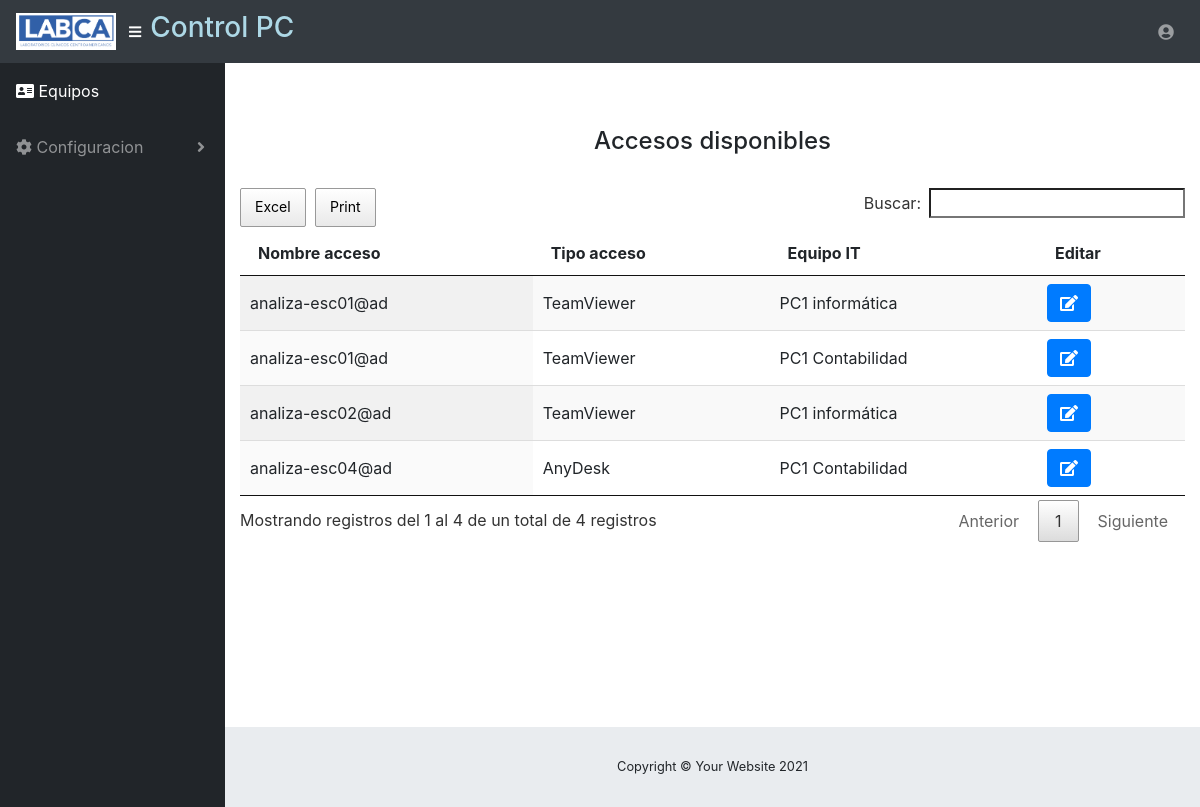
The app's page /equipos/accesoRemoto (signed in) with its own data.
### core/models.py (models this page shows)
class AccesoRemoto(models.Model):
    tipoAccesoChoice=(
        ('acceso1','TeamViewer'),
        ('acceso2','AnyDesk'),
        ('acceso3','Otro')
    )
    idAccesoRemoto=models.AutoField(primary_key=True, verbose_name="Codigo acceso remoto")
    nombreAcceso=models.CharField(max_length=30, verbose_name="Nombre Acceso")
    clave=models.CharField(max_length=30, verbose_name="Clave acceso", default="-")
    observacion=models.TextField(verbose_name="Observacion")
    tipoAcceso=models.CharField(max_length=30, choices=tipoAccesoChoice, verbose_name="Tipo Acceso")
    idEquipoIt=models.ForeignKey(EquipoIT, verbose_name="Equipo IT", on_delete=models.SET_NULL, blank=True, null=True)
    def get_acceso(self):
        return '{}'.format(self.get_tipoAcceso_display())

class EquipoIT(models.Model):
    idEquipoIt=models.AutoField(primary_key=True, verbose_name="Codigo Equipo IT")
    tipoEquipo=models.ForeignKey(TipoEquipo, verbose_name="Tipo equipo", on_delete=models.SET_NULL, blank=True, null=True)
    marca=models.ForeignKey(Marca, verbose_name="Marca", on_delete=models.SET_NULL, blank=True, null=True)
    modelo=models.ForeignKey(Modelo, verbose_name="Modelo", on_delete=models.SET_NULL, blank=True, null=True)
    sucursal=models.ForeignKey(Sucursal, verbose_name="Sucursal a asignar", on_delete=models.SET_NULL, blank=True, null=True)
    area=models.ForeignKey(Area, verbose_name="Area a asignar", on_delete=models.SET_NULL, blank=True, null=True)
    fechaIngreso=models.DateField(verbose_name="Fecha ingreso", null=True, blank=True)
    observacion=models.TextField(verbose_name="Observacion", null=True, blank=True)
    accesoRemoto=models.BooleanField(verbose_name="Aplica acceso remoto", default=False)
    aliasEquipo=models.TextField(max_length=40, verbose_name="Alias equipo")
    def __str__(self):
        return '{}'.format(self.aliasEquipo)

### core/views.py (the view)
# urls.py: path('accesoRemoto', login_required(views.AccesoRemotoList.as_view()), name='accesoRemoto'),
class AccesoRemotoList(ListView):
    model=AccesoRemoto

### core/templates/core/accesoRemoto_list.html (shortened to what this page needs)
{% extends 'core/base.html' %}
{% load static %}
{% block content %}
<br>
<br>
<div class="panel panel-default">
<div class="panel-heading"><center><h4>Accesos disponibles</h4></center></div><br>
<table id="myTable" class="display nowrap" style="width:100%">
    <thead class="thead-dark">
        <tr>
            <th>Nombre acceso</td>
            <th>Tipo acceso</th>
            <th>Equipo IT</th>
            <th>Editar</th>
        </tr>
    </thead>
    <tbody>
        {% if object_list %}
        {% for obj in object_list%}
        <tr>
            <td>{{ obj.nombreAcceso }}</td>
            <td>{{ obj.get_acceso }}</td>
            <td>{{ obj.idEquipoIt }}</td>
            <td>
                <a  class="btn btn-primary btn-circle" href="{% url 'core:updateAccesoRemoto' obj.pk %}">
                                <span class="fa fa-edit"></span>
                            </a>
            </td>
        </tr>
        {% endfor %}
        {% else %}
        <h1>No hay registros de Accesos</h1>
        {% endif %}
    </tbody>
</table>
</div>
{% endblock%}

### core/templates/core/base.html (shortened to what this page needs)
<!DOCTYPE html>
<html lang="es">
<head>
  {% load static %}
   <link href="{% static 'core/vendor/fontawesome-free/css/all.min.css' %}" rel="stylesheet" type="text/css">
   <link href="{% static 'core/css/sb-admin.css' %}" rel="stylesheet">
</head>
<body id="page-top">
  <nav class="navbar navbar-expand navbar-dark bg-dark static-top">
      <a class="navbar-brand mr-1" href="{% url 'home' %}"><img src="{% static 'core/img/labca_logo.png' %}" width="100"></a>
    <button class="btn btn-link btn-sm text-white order-1 order-sm-0" id="sidebarToggle" href="#">
      <i class="fas fa-bars"></i>
    </button><h3 style="color: lightblue">Control PC</h3>
    <ul class="navbar-nav ml-auto ml-md-0">
      <li class="nav-item dropdown no-arrow">
        <a class="nav-link dropdown-toggle" href="#" id="userDropdown" role="button" data-toggle="dropdown" aria-haspopup="true" aria-expanded="false">
          <i class="fas fa-user-circle fa-fw"></i>
        </a>
      </li>
    </ul>
  </nav>
  <div id="wrapper">
    <ul class="sidebar navbar-nav">
      <li class="nav-item active">
        <a class="nav-link" href="{% url 'core:equipoIt' %}">
          <i class="fas fa-address-card"></i>
          <span>Equipos</span>
        </a>
      </li>
      <li class="nav-item dropdown">
        <a class="nav-link dropdown-toggle" href="" id="pagesDropdown" role="button" data-toggle="dropdown" aria-haspopup="true" aria-expanded="false">
          <i class="fa fa-cog"></i>
          <span>Configuracion</span>
        </a>
      </li>
    </ul>
    <div id="content-wrapper">
      <div class="container-fluid">
        {% block content %}
        {% endblock %}
      </div>
      <footer class="sticky-footer">
        <div class="container my-auto">
          <div class="copyright text-center my-auto">
            <span>Copyright © Your Website 2021</span>
          </div>
        </div>
      </footer>
    </div>
  </div>
  <link href="{% static 'core/css/once.css' %}" rel="stylesheet">
  <link href="{% static 'core/css/doce.css' %}" rel="stylesheet">
  <link href="{% static 'core/css/style.css' %}" rel="stylesheet" type="text/css">
  <link href="https://unpkg.com/gijgo@1.9.13/css/gijgo.min.css" rel="stylesheet" type="text/css" />
</body>
</html>

### core/static/core/css/once.css (style rules this page uses)
table.dataTable { width:100%;margin:0 auto;clear:both;border-collapse:separate;border-spacing:0 }
table.dataTable thead th,table.dataTable tfoot th { font-weight:bold }
table.dataTable thead th,table.dataTable thead td { padding:10px 18px;border-bottom:1px solid #111 }
table.dataTable thead .sorting,table.dataTable thead .sorting_asc,table.dataTable thead .sorting_desc,table.dataTable thead .sorting_asc_disabled,table.dataTable thead .sorting_desc_disabled { cursor:pointer;*cursor:hand;background-repeat:no-repeat;background-position:center right }
table.dataTable thead .sorting { background-image:url("../images/sort_both.png") }
table.dataTable thead .sorting_asc { background-image:url("../images/sort_asc.png") }
table.dataTable tbody tr { background-color:#ffffff }
table.dataTable tbody th,table.dataTable tbody td { padding:8px 10px }
table.dataTable.row-border tbody th,table.dataTable.row-border tbody td,table.dataTable.display tbody th,table.dataTable.display tbody td { border-top:1px solid #ddd }
table.dataTable.row-border tbody tr:first-child th,table.dataTable.row-border tbody tr:first-child td,table.dataTable.display tbody tr:first-child th,table.dataTable.display tbody tr:first-child td { border-top:none }
table.dataTable.stripe tbody tr.odd,table.dataTable.display tbody tr.odd { background-color:#f9f9f9 }
table.dataTable.order-column tbody tr>.sorting_1,table.dataTable.order-column tbody tr>.sorting_2,table.dataTable.order-column tbody tr>.sorting_3,table.dataTable.display tbody tr>.sorting_1,table.dataTable.display tbody tr>.sorting_2,table.dataTable.display tbody tr>.sorting_3 { background-color:#fafafa }
table.dataTable.display tbody tr.odd>.sorting_1,table.dataTable.order-column.stripe tbody tr.odd>.sorting_1 { background-color:#f1f1f1 }
table.dataTable.display tbody tr.even>.sorting_1,table.dataTable.order-column.stripe tbody tr.even>.sorting_1 { background-color:#fafafa }
table.dataTable.no-footer { border-bottom:1px solid #111 }
table.dataTable.nowrap th,table.dataTable.nowrap td { white-space:nowrap }
table.dataTable,table.dataTable th,table.dataTable td { box-sizing:content-box }

### records on screen
AccesoRemoto: nombreAcceso "analiza-esc01@ad", get_acceso "TeamViewer", idEquipoIt "PC1 informática"
AccesoRemoto: nombreAcceso "analiza-esc01@ad", get_acceso "TeamViewer", idEquipoIt "PC1 Contabilidad"
AccesoRemoto: nombreAcceso "analiza-esc02@ad", get_acceso "TeamViewer", idEquipoIt "PC1 informática"
AccesoRemoto: nombreAcceso "analiza-esc04@ad", get_acceso "AnyDesk", idEquipoIt "PC1 Contabilidad"
